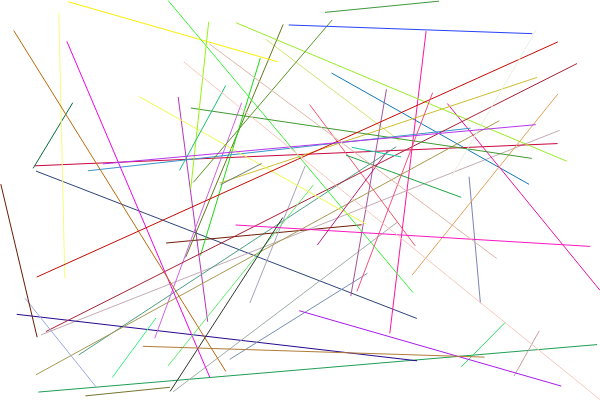
Frame 1 (no input)
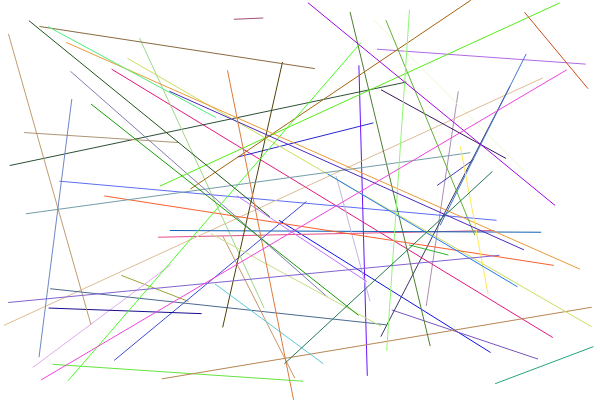
Frame 60 (no input)
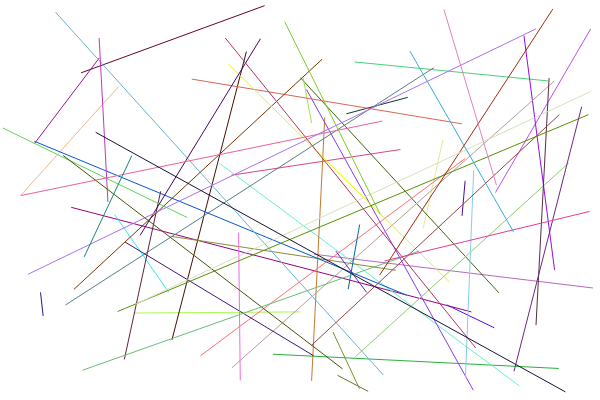
Frame 120 (the mouse pressed at the canvas centre since frame 60)

The p5.js sketch that drew these frames (run headless with seeded random() and noise() and a simulated clock; from frame 60 on, the mouse is pressed at the canvas centre):

// p5.js sketch
// ── sketch.js
var colors = {
  r: 0, 
  g: 0, 
  b: 0
};

var points = {
  p1X: 0, 
  p1Y: 0,
  p2X: 0, 
  P2Y: 0
};

function setup() {
  createCanvas(600, 400);
}

function draw() {
  background(255);
  
  for(var i=0; i <= width; i+=10){
    colors.r=random(0,255);
    colors.g=random(0,255);
    colors.b=random(0,255);
    stroke(colors.r,colors.g, colors.b);
    
    points.p1X = random(0,width);
    points.p1Y = random(0,height);
    points.p2X = random(0,width);
    points.p2Y = random(0,height);
    line(points.p1X, points.p1Y, points.p2X, points.p2Y);
  }
  
}
